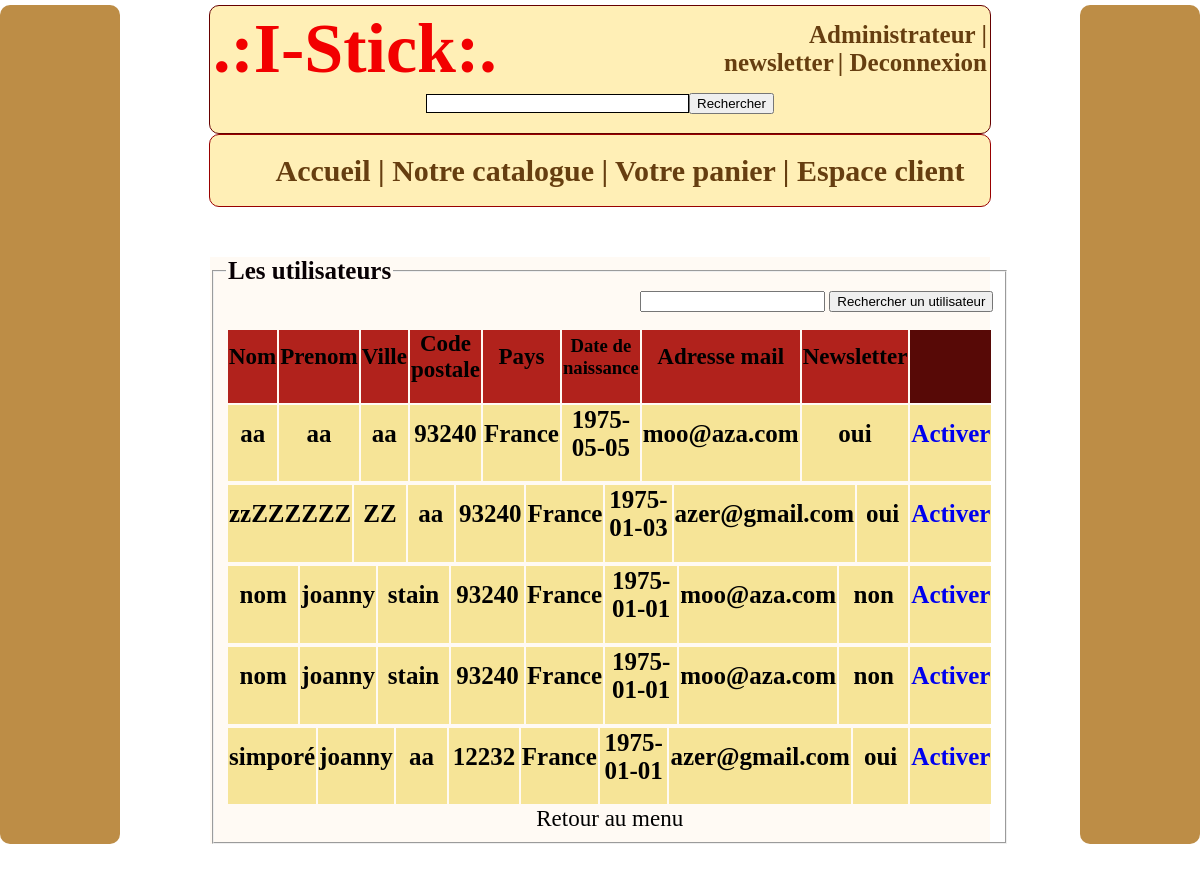
Screenshot of /index.php?uc=administrer&action=voirLesUtilisateurs (signed in) with the database file from the repository.
### tables this page shows
CREATE TABLE IF NOT EXISTS `utilisateur` (
  `id_utilisateur` int(11) NOT NULL AUTO_INCREMENT,
  `nom_utilisateur` varchar(35) DEFAULT NULL,
  `prenom` varchar(35) DEFAULT NULL,
  `rue` varchar(35) DEFAULT NULL,
  `ville` varchar(35) DEFAULT NULL,
  `code_postale` varchar(35) DEFAULT NULL,
  `pays` varchar(35) DEFAULT NULL,
  `date_naissance` date DEFAULT NULL,
  `adresse_electronique` varchar(255) DEFAULT NULL,
  `mot_de_passe` varchar(35) DEFAULT NULL,
  `newsletter` char(3) DEFAULT NULL,
  PRIMARY KEY (`id_utilisateur`)
);

### util/class.pdoMystick.inc.php (called while the page is built, shortened)
<?php
class PdoMystick
{
      	private static $serveur='mysql:host=localhost';
      	private static $bdd='dbname=my_stick';
      	private static $user='sk' ;
      	private static $mdp='EW8ah9tyWFqEt6X5' ;
		private static $monPdo;
		private static $monPdoMystick = null;
	private function __construct()
	{
    		PdoMystick::$monPdo = new PDO(PdoMystick::$serveur.';'.PdoMystick::$bdd, PdoMystick::$user, PdoMystick::$mdp);
			PdoMystick::$monPdo->query("SET CHARACTER SET utf8");
	}
	public  static function getPdoMystick()
	{
		if(PdoMystick::$monPdoMystick == null)
		{
			PdoMystick::$monPdoMystick= new PdoMystick();
		}
		return PdoMystick::$monPdoMystick;
	}
	public function getLesUtilisateurs()
	{
		$req = "SELECT * FROM utilisateur";
		$res = PdoMystick::$monPdo->query($req);
		$utilisateurs = $res->fetchAll();
		return $utilisateurs;
	}
}
?>

### vues/v_lesUtilisateurs.php (the view, shortened to what this page needs)
<div id="produitAdmin">
<fieldset>
  <legend><monlabel class="desir"><strong>Les utilisateurs</strong></monlabel></legend>
<div align="right">
	<form method="post" action="index.php?uc=administrer&action=rechercherUtilisateur">
	<input type="text" name="info">
	<input type="submit" value="Rechercher un utilisateur"></form>
</div>
<table   width="100%">
<tr border="5px">
     <td  BGCOLOR="#B1221C" width="10%"><div align="center"><h3><c2 class="texte">Nom</div></td>
	 <td  BGCOLOR="#B1221C"  width="10%"><div align="center"><h3><c2 class="texte">Prenom</div></td>
     <td  BGCOLOR="#B1221C" width="10%"><div align="center"><h3><c2 class="texte">Ville</div></td>
	 <td  BGCOLOR="#B1221C" width="10%"><div align="center"><h3><c2 class="texte">Code postale</div></td>
     <td  BGCOLOR="#B1221C" width="10%"><div align="center"><h3><c2 class="texte">Pays</div></td>
     <td  BGCOLOR="#B1221C" width="10%"><div align="center"> <h3>Date de naissance</div></td>
	 <td  BGCOLOR="#B1221C"  ><div align="center"><h3><c2 class="texte">Adresse mail</div></td>
	 <td  BGCOLOR="#B1221C" width="10%"><div align="center"><h3><c2 class="texte">Newsletter</div></td>
	 <td  BGCOLOR="#570906" width="10%"><div align="center"><h3></div></td>
</tr>
<?php
 foreach( $lesUtilisateurs as $unUtilisateur)
 {
	$id = $unUtilisateur['id_utilisateur'];
	$nom = $unUtilisateur['nom_utilisateur'];
	$prenom = $unUtilisateur['prenom'];
	$ville = $unUtilisateur['ville'];
	$codePostale = $unUtilisateur['code_postale'];
	$pays = $unUtilisateur['pays'];
	$date_naissance = $unUtilisateur['date_naissance'];
	$adresse_electronique = $unUtilisateur['adresse_electronique'];
	$newsletter = $unUtilisateur['newsletter'];
	$activer = $unUtilisateur['activer'];
    if ($activer == "oui")
	{
		$activer = "<a href='index.php?uc=administrer&action=supprimerUtilisateur&onoff=non&id=$id'  Onclick='confirm('voulez désactiver cette utilisateur ?');  '>Desactiver</a> ";
	}
	else
	{
		$activer = "<a href='index.php?uc=administrer&action=supprimerUtilisateur&onoff=oui&id=$id' Onclick='confirm('voulez désactiver cette utilisateur ?');'>Activer</a> ";
	}
	?>
	<tr>
		<td width="10%"  BGCOLOR="#F6E497"><div align="center"><h3><larissa class="simpore"><?php echo $nom ?></div></td>
		<td width="10%"  BGCOLOR="#F6E497"><div align="center"><h3><larissa class="simpore"><?php echo $prenom ?></div></td>
		<td width="10%"  BGCOLOR="#F6E497"><div align="center"><h3><larissa class="simpore"><?php echo $ville ?></div></td>
		<td width="10%"  BGCOLOR="#F6E497"><div align="center"><h3><larissa class="simpore"><?php echo $codePostale ?></div></td>
		<td width="10%"  BGCOLOR="#F6E497"><div align="center"><h3><larissa class="simpore"><?php echo $pays ?></div></td>
		<td width="10%"	 BGCOLOR="#F6E497"><div align="center"><h3><larissa class="simpore"><?php echo $date_naissance ?></div></td>
		<td BGCOLOR="#F6E497"><div align="center"><h3><larissa class="simpore"><?php echo $adresse_electronique ?></div></td>
		<td width="10%"  BGCOLOR="#F6E497"><div align="center"><h3><larissa class="simpore"><?php echo $newsletter ?></div></td>
		<td width="10%" BGCOLOR="#F6E497"><div align="center"><h3><larissa class="simpore"><?php echo $activer ?></a></div></td>
	</tr>
</table>
<table  width="100%">
	<?php
}
?>
<center> <a  onClick="history.back()" ><c2 class="texte">Retour au menu</c2> </a>
</fieldset>
</div>

### util/my-css2.css (style rules this page uses)
body { width: 100%; margin: auto; margin-top: 5px; margin-bottom: 30px; background-attachment: fixed; float : center; }
#produitAdmin { margin-top: 50px; width: 65% ; height: *px; background-repeat: no-repeat; background-color :#FFFAF4 }
monlabel.desir { color: #080004; font-family: Andalus; font-size :25px; }
c2.texte { font-size :23px; }
larissa.simpore { font-size :25px; }

### vues/v_entete.php (style rules this page uses)
a { text-decoration:none }

### rows the page displays
utilisateur: nom_utilisateur "aa", prenom "aa", ville "aa", code_postale "93240", pays "France", date_naissance "1975-05-05", adresse_electronique "moo@aza.com", newsletter "oui"
utilisateur: nom_utilisateur "zzZZZZZZ", prenom "ZZ", ville "aa", code_postale "93240", pays "France", date_naissance "1975-01-03", adresse_electronique "azer@gmail.com", newsletter "oui"
utilisateur: nom_utilisateur "nom", prenom "joanny", ville "stain", code_postale "93240", pays "France", date_naissance "1975-01-01", adresse_electronique "moo@aza.com", newsletter "non"
utilisateur: nom_utilisateur "nom", prenom "joanny", ville "stain", code_postale "93240", pays "France", date_naissance "1975-01-01", adresse_electronique "moo@aza.com", newsletter "non"
utilisateur: nom_utilisateur "simporé", prenom "joanny", ville "aa", code_postale "12232", pays "France", date_naissance "1975-01-01", adresse_electronique "azer@gmail.com", newsletter "oui"
